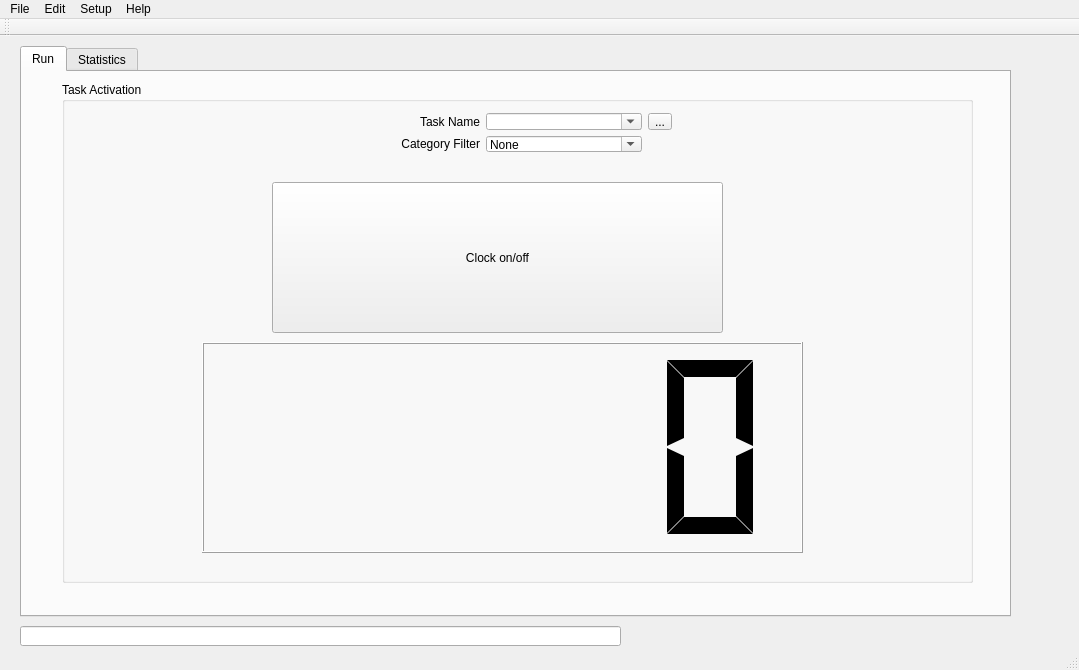
<?xml version="1.0" encoding="UTF-8"?>
<ui version="4.0">
 <class>MainWindow</class>
 <widget class="QMainWindow" name="MainWindow">
  <property name="geometry">
   <rect>
    <x>0</x>
    <y>0</y>
    <width>1079</width>
    <height>670</height>
   </rect>
  </property>
  <property name="windowTitle">
   <string>Task Tracker</string>
  </property>
  <widget class="QWidget" name="centralWidget">
   <widget class="QTabWidget" name="main_tabWidget">
    <property name="geometry">
     <rect>
      <x>20</x>
      <y>10</y>
      <width>991</width>
      <height>571</height>
     </rect>
    </property>
    <property name="currentIndex">
     <number>0</number>
    </property>
    <widget class="QWidget" name="taskActivation">
     <attribute name="title">
      <string>Run</string>
     </attribute>
     <widget class="QGroupBox" name="activation_groupBox">
      <property name="geometry">
       <rect>
        <x>40</x>
        <y>10</y>
        <width>911</width>
        <height>501</height>
       </rect>
      </property>
      <property name="title">
       <string>Task Activation</string>
      </property>
      <widget class="QLCDNumber" name="activeTimer_LCD">
       <property name="geometry">
        <rect>
         <x>140</x>
         <y>260</y>
         <width>601</width>
         <height>211</height>
        </rect>
       </property>
       <property name="smallDecimalPoint">
        <bool>false</bool>
       </property>
       <property name="mode">
        <enum>QLCDNumber::Dec</enum>
       </property>
       <property name="segmentStyle">
        <enum>QLCDNumber::Flat</enum>
       </property>
      </widget>
      <widget class="QPushButton" name="activation_pushButton">
       <property name="geometry">
        <rect>
         <x>210</x>
         <y>100</y>
         <width>451</width>
         <height>151</height>
        </rect>
       </property>
       <property name="autoFillBackground">
        <bool>false</bool>
       </property>
       <property name="text">
        <string>Clock on/off</string>
       </property>
      </widget>
      <widget class="QWidget" name="gridLayoutWidget">
       <property name="geometry">
        <rect>
         <x>250</x>
         <y>20</y>
         <width>371</width>
         <height>61</height>
        </rect>
       </property>
       <layout class="QGridLayout" name="gridLayout">
        <item row="0" column="1">
         <widget class="QComboBox" name="activeTask_comboBox">
          <property name="editable">
           <bool>true</bool>
          </property>
          <property name="currentText">
           <string/>
          </property>
         </widget>
        </item>
        <item row="0" column="0">
         <widget class="QLabel" name="task_label">
          <property name="text">
           <string>Task Name</string>
          </property>
          <property name="alignment">
           <set>Qt::AlignRight|Qt::AlignTrailing|Qt::AlignVCenter</set>
          </property>
         </widget>
        </item>
        <item row="0" column="2">
         <widget class="QToolButton" name="task_toolButton">
          <property name="text">
           <string>...</string>
          </property>
         </widget>
        </item>
        <item row="1" column="0">
         <widget class="QLabel" name="category_label">
          <property name="text">
           <string>Category Filter</string>
          </property>
          <property name="alignment">
           <set>Qt::AlignRight|Qt::AlignTrailing|Qt::AlignVCenter</set>
          </property>
         </widget>
        </item>
        <item row="1" column="1">
         <widget class="QComboBox" name="categoryFilter_comboBox">
          <property name="editable">
           <bool>true</bool>
          </property>
          <property name="currentText">
           <string>None</string>
          </property>
          <item>
           <property name="text">
            <string>None</string>
           </property>
          </item>
         </widget>
        </item>
       </layout>
      </widget>
     </widget>
    </widget>
    <widget class="QWidget" name="tab_2">
     <attribute name="title">
      <string>Statistics</string>
     </attribute>
     <widget class="QGroupBox" name="groupBox">
      <property name="geometry">
       <rect>
        <x>400</x>
        <y>40</y>
        <width>591</width>
        <height>521</height>
       </rect>
      </property>
      <property name="title">
       <string>Graphs</string>
      </property>
      <widget class="QTabWidget" name="tabWidget_2">
       <property name="geometry">
        <rect>
         <x>40</x>
         <y>30</y>
         <width>521</width>
         <height>331</height>
        </rect>
       </property>
       <property name="currentIndex">
        <number>0</number>
       </property>
       <widget class="QWidget" name="tab_3">
        <attribute name="title">
         <string>Pie</string>
        </attribute>
        <widget class="QGraphicsView" name="graphicsView">
         <property name="geometry">
          <rect>
           <x>90</x>
           <y>20</y>
           <width>351</width>
           <height>281</height>
          </rect>
         </property>
        </widget>
       </widget>
       <widget class="QWidget" name="tab_4">
        <attribute name="title">
         <string>Bar</string>
        </attribute>
        <widget class="QWidget" name="formLayoutWidget">
         <property name="geometry">
          <rect>
           <x>20</x>
           <y>260</y>
           <width>321</width>
           <height>31</height>
          </rect>
         </property>
         <layout class="QFormLayout" name="formLayout">
          <item row="0" column="1">
           <widget class="QComboBox" name="comboBox_3">
            <property name="editable">
             <bool>true</bool>
            </property>
            <property name="currentText">
             <string>(hourly,daily,monthly)</string>
            </property>
           </widget>
          </item>
          <item row="0" column="0">
           <widget class="QLabel" name="label_7">
            <property name="text">
             <string>Data Interval</string>
            </property>
           </widget>
          </item>
         </layout>
        </widget>
        <widget class="QGraphicsView" name="graphicsView_2">
         <property name="geometry">
          <rect>
           <x>25</x>
           <y>30</y>
           <width>481</width>
           <height>221</height>
          </rect>
         </property>
        </widget>
       </widget>
      </widget>
      <widget class="QWidget" name="horizontalLayoutWidget_3">
       <property name="geometry">
        <rect>
         <x>110</x>
         <y>370</y>
         <width>401</width>
         <height>80</height>
        </rect>
       </property>
       <layout class="QHBoxLayout" name="horizontalLayout_3">
        <item>
         <widget class="QPushButton" name="pushButton_6">
          <property name="text">
           <string>|&lt;</string>
          </property>
         </widget>
        </item>
        <item>
         <widget class="QPushButton" name="pushButton_7">
          <property name="text">
           <string>&lt;</string>
          </property>
         </widget>
        </item>
        <item>
         <widget class="QPushButton" name="pushButton_10">
          <property name="text">
           <string>refresh</string>
          </property>
         </widget>
        </item>
        <item>
         <widget class="QPushButton" name="pushButton_8">
          <property name="text">
           <string>&gt;</string>
          </property>
         </widget>
        </item>
        <item>
         <widget class="QPushButton" name="pushButton_9">
          <property name="text">
           <string>&gt;|</string>
          </property>
         </widget>
        </item>
       </layout>
      </widget>
     </widget>
     <widget class="QGroupBox" name="groupBox_4">
      <property name="geometry">
       <rect>
        <x>20</x>
        <y>40</y>
        <width>361</width>
        <height>481</height>
       </rect>
      </property>
      <property name="title">
       <string>Settings</string>
      </property>
      <widget class="QTreeView" name="treeView">
       <property name="geometry">
        <rect>
         <x>20</x>
         <y>70</y>
         <width>256</width>
         <height>192</height>
        </rect>
       </property>
      </widget>
      <widget class="QGroupBox" name="groupBox_3">
       <property name="geometry">
        <rect>
         <x>10</x>
         <y>290</y>
         <width>271</width>
         <height>91</height>
        </rect>
       </property>
       <property name="title">
        <string>Graph Range</string>
       </property>
       <widget class="QWidget" name="gridLayoutWidget_2">
        <property name="geometry">
         <rect>
          <x>10</x>
          <y>20</y>
          <width>251</width>
          <height>51</height>
         </rect>
        </property>
        <layout class="QGridLayout" name="gridLayout_2">
         <item row="0" column="0">
          <widget class="QComboBox" name="comboBox_4">
           <property name="editable">
            <bool>true</bool>
           </property>
           <property name="currentText">
            <string>Preset Range</string>
           </property>
          </widget>
         </item>
         <item row="1" column="0">
          <layout class="QHBoxLayout" name="horizontalLayout">
           <item>
            <widget class="QLineEdit" name="lineEdit">
             <property name="text">
              <string>DD/MM/YY</string>
             </property>
            </widget>
           </item>
           <item>
            <widget class="QLabel" name="label_3">
             <property name="text">
              <string>to</string>
             </property>
             <property name="alignment">
              <set>Qt::AlignCenter</set>
             </property>
            </widget>
           </item>
           <item>
            <widget class="QLineEdit" name="lineEdit_2">
             <property name="text">
              <string>DD/MM/YY</string>
             </property>
            </widget>
           </item>
           <item>
            <widget class="QCheckBox" name="checkBox">
             <property name="text">
              <string>Custom</string>
             </property>
            </widget>
           </item>
          </layout>
         </item>
        </layout>
       </widget>
      </widget>
      <widget class="QLabel" name="label_4">
       <property name="geometry">
        <rect>
         <x>20</x>
         <y>40</y>
         <width>71</width>
         <height>16</height>
        </rect>
       </property>
       <property name="text">
        <string>Select Tasks</string>
       </property>
      </widget>
     </widget>
    </widget>
   </widget>
   <widget class="QLineEdit" name="StatusReporter">
    <property name="geometry">
     <rect>
      <x>20</x>
      <y>590</y>
      <width>601</width>
      <height>20</height>
     </rect>
    </property>
    <property name="readOnly">
     <bool>true</bool>
    </property>
   </widget>
  </widget>
  <widget class="QToolBar" name="mainToolBar">
   <attribute name="toolBarArea">
    <enum>TopToolBarArea</enum>
   </attribute>
   <attribute name="toolBarBreak">
    <bool>false</bool>
   </attribute>
  </widget>
  <widget class="QStatusBar" name="statusBar"/>
  <widget class="QMenuBar" name="menuBar">
   <property name="geometry">
    <rect>
     <x>0</x>
     <y>0</y>
     <width>1079</width>
     <height>21</height>
    </rect>
   </property>
   <widget class="QMenu" name="menuFile">
    <property name="title">
     <string>File</string>
    </property>
    <addaction name="actionExit"/>
   </widget>
   <widget class="QMenu" name="menuEdit">
    <property name="title">
     <string>Edit</string>
    </property>
    <addaction name="actionTasks"/>
    <addaction name="actionCategories"/>
   </widget>
   <widget class="QMenu" name="menuHelp">
    <property name="title">
     <string>Help</string>
    </property>
   </widget>
   <widget class="QMenu" name="menuSetup">
    <property name="title">
     <string>Setup</string>
    </property>
    <addaction name="actionAdd_tasks_and_Categories"/>
   </widget>
   <addaction name="menuFile"/>
   <addaction name="menuEdit"/>
   <addaction name="menuSetup"/>
   <addaction name="menuHelp"/>
  </widget>
  <action name="actionSave">
   <property name="text">
    <string>Save</string>
   </property>
  </action>
  <action name="actionExit">
   <property name="text">
    <string>Exit</string>
   </property>
  </action>
  <action name="actionTasks">
   <property name="text">
    <string>Tasks</string>
   </property>
  </action>
  <action name="actionAdd_tasks_and_Categories">
   <property name="text">
    <string>Tasks and Categories</string>
   </property>
  </action>
  <action name="actionCategories">
   <property name="text">
    <string>Categories</string>
   </property>
  </action>
 </widget>
 <layoutdefault spacing="6" margin="11"/>
 <resources/>
 <connections>
  <connection>
   <sender>actionExit</sender>
   <signal>triggered()</signal>
   <receiver>MainWindow</receiver>
   <slot>close()</slot>
   <hints>
    <hint type="sourcelabel">
     <x>-1</x>
     <y>-1</y>
    </hint>
    <hint type="destinationlabel">
     <x>511</x>
     <y>328</y>
    </hint>
   </hints>
  </connection>
 </connections>
</ui>
